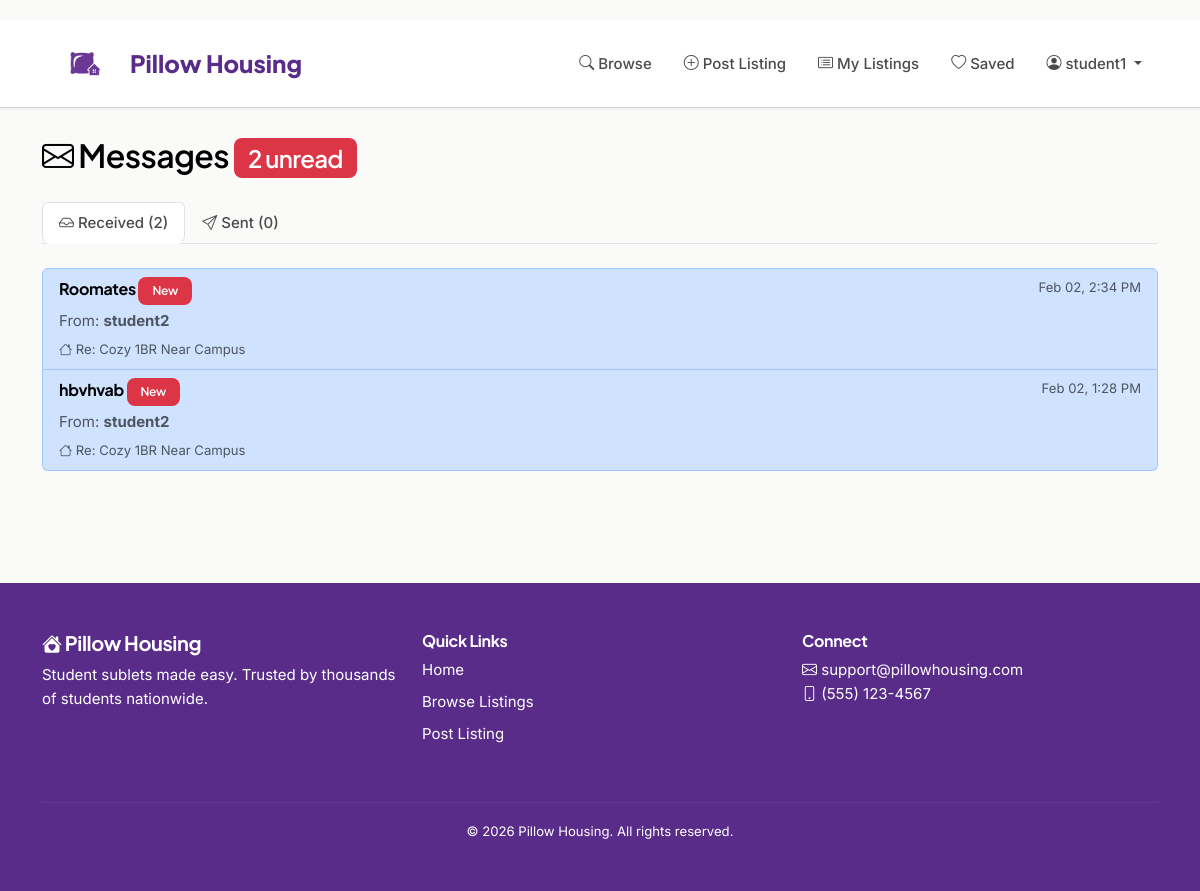
/inbox/ (signed in), run on the app's committed database.
### accounts/models.py (models this page shows, shortened)
class User(AbstractUser):
    school = models.CharField(max_length=200, blank=True)
    grad_year = models.IntegerField(null=True, blank=True)
    avatar = models.ImageField(upload_to='avatars/', null=True, blank=True)

### listings/models.py (models this page shows, shortened)
class Message(models.Model):
    listing = models.ForeignKey(Listing, on_delete=models.CASCADE, related_name='messages')
    sender = models.ForeignKey(User, on_delete=models.CASCADE, related_name='sent_messages')
    recipient = models.ForeignKey(User, on_delete=models.CASCADE, related_name='received_messages')
    subject = models.CharField(max_length=200)
    body = models.TextField()
    is_read = models.BooleanField(default=False)
    created_at = models.DateTimeField(auto_now_add=True)
    parent_message = models.ForeignKey('self', null=True, blank=True, on_delete=models.SET_NULL, related_name='replies')
    class Meta:
        ordering = ['-created_at']

class Listing(models.Model):
    owner = models.ForeignKey(User, on_delete=models.CASCADE, related_name='listings')
    title = models.CharField(max_length=200)
    description = models.TextField()
    posting_type = models.CharField(max_length=20, choices=POSTING_TYPE_CHOICES, default='offering')
    listing_type = models.CharField(max_length=10, choices=LISTING_TYPE_CHOICES, default='full')
    rent = models.DecimalField(max_digits=10, decimal_places=2)
    beds = models.IntegerField()
    baths = models.DecimalField(max_digits=3, decimal_places=1)
    address = models.CharField(max_length=255)
    city = models.CharField(max_length=100)
    state = models.CharField(max_length=50)
    zip_code = models.CharField(max_length=10)
    latitude = models.FloatField(null=True, blank=True)
    longitude = models.FloatField(null=True, blank=True)
    furnished = models.BooleanField(default=False)
    pets_allowed = models.BooleanField(default=False)
    washer_dryer_in_unit = models.BooleanField(default=False)
    dishwasher = models.BooleanField(default=False)
    air_conditioning = models.BooleanField(default=False)
    heating = models.BooleanField(default=False)
    balcony = models.BooleanField(default=False)
    gym = models.BooleanField(default=False)
    pool = models.BooleanField(default=False)
    parking = models.BooleanField(default=False)
    parking_spaces = models.IntegerField(null=True, blank=True, help_text="Number of parking spaces")
    doorman = models.BooleanField(default=False)
    elevator = models.BooleanField(default=False)
    laundry_in_building = models.BooleanField(default=False)
    bike_storage = models.BooleanField(default=False)
    electricity_included = models.BooleanField(default=False)
    water_included = models.BooleanField(default=False)
    gas_included = models.BooleanField(default=False)
    internet_included = models.BooleanField(default=False)
    cable_included = models.BooleanField(default=False)
    has_roommates = models.BooleanField(default=False)
    number_of_roommates = models.IntegerField(null=True, blank=True)
    roommate_gender = models.CharField(max_length=20, choices=ROOMMATE_GENDER_CHOICES, default='any', blank=True)
    duration_type = models.CharField(max_length=20, choices=DURATION_CHOICES, default='custom')
    lease_start = models.DateField()
    lease_end = models.DateField()
    status = models.CharField(max_length=20, choices=STATUS_CHOICES, default='active')
    is_boosted = models.BooleanField(default=False)
    boosted_until = models.DateTimeField(null=True, blank=True)
    created_at = models.DateTimeField(auto_now_add=True)
    updated_at = models.DateTimeField(auto_now=True)
    last_bumped = models.DateTimeField(null=True, blank=True)
    class Meta:
        ordering = ['-is_boosted', '-last_bumped', '-created_at']

### listings/views.py (the view)
# urls.py: path('inbox/', views.inbox, name='inbox'),
@login_required
def inbox(request):
    received = Message.objects.filter(recipient=request.user)
    sent = Message.objects.filter(sender=request.user)
    unread_count = received.filter(is_read=False).count()
    context = {
        'received_messages': received,
        'sent_messages': sent,
        'unread_count': unread_count,
    }
    return render(request, 'listings/inbox.html', context)

### templates/listings/inbox.html (shortened to what this page needs)
{% extends 'base.html' %}
{% block content %}
<div class="container py-5">
    <h2 class="mb-4">
        <i class="bi bi-envelope"></i> Messages
        {% if unread_count > 0 %}
            <span class="badge bg-danger">{{ unread_count }} unread</span>
        {% endif %}
    </h2>
    <ul class="nav nav-tabs mb-4" role="tablist">
        <li class="nav-item">
            <button class="nav-link active" data-bs-toggle="tab" data-bs-target="#received">
                <i class="bi bi-inbox"></i> Received ({{ received_messages.count }})
            </button>
        </li>
        <li class="nav-item">
            <button class="nav-link" data-bs-toggle="tab" data-bs-target="#sent">
                <i class="bi bi-send"></i> Sent ({{ sent_messages.count }})
            </button>
        </li>
    </ul>
    <div class="tab-content">
        <div class="tab-pane fade show active" id="received">
            {% if received_messages %}
                <div class="list-group">
                    {% for message in received_messages %}
                        <a href="{% url 'message_detail' message.pk %}" class="list-group-item list-group-item-action {% if not message.is_read %}list-group-item-primary{% endif %}">
                            <div class="d-flex justify-content-between align-items-start">
                                <div class="flex-grow-1">
                                    <div class="d-flex justify-content-between">
                                        <h6 class="mb-1 {% if not message.is_read %}fw-bold{% endif %}">
                                            {{ message.subject }}
                                            {% if not message.is_read %}
                                                <span class="badge bg-danger">New</span>
                                            {% endif %}
                                        </h6>
                                        <small class="text-muted">{{ message.created_at|date:"M d, g:i A" }}</small>
                                    </div>
                                    <p class="mb-1 text-muted">From: <strong>{{ message.sender.username }}</strong></p>
                                    <small class="text-muted">
                                        <i class="bi bi-house"></i> Re: {{ message.listing.title }}
                                    </small>
                                </div>
                            </div>
                        </a>
                    {% endfor %}
                </div>
            {% else %}
                <div class="alert alert-info">
                    <i class="bi bi-info-circle"></i> No messages received yet
                </div>
            {% endif %}
        </div>
    </div>
</div>
{% endblock %}

### templates/base.html (shortened to what this page needs)
{% load static %}
<!DOCTYPE html>
<html lang="en">
<head>
    <link href="https://cdn.jsdelivr.net/npm/bootstrap@5.3.0/dist/css/bootstrap.min.css" rel="stylesheet">
    <link rel="stylesheet" href="https://cdn.jsdelivr.net/npm/bootstrap-icons@1.10.0/font/bootstrap-icons.css">
    <link rel="stylesheet" href="https://unpkg.com/leaflet@1.9.4/dist/leaflet.css" />
    <link rel="stylesheet" href="{% static 'css/custom.css' %}">
</head>
<body>
    <nav class="navbar navbar-expand-lg navbar-light sticky-top">
        <div class="container">
            <a class="navbar-brand d-flex align-items-center" href="{% url 'landing' %}">
                <img src="{% static 'images/logo.jpg' %}" alt="Pillow Housing" class="me-2">
                Pillow Housing
            </a>
            <div class="collapse navbar-collapse" id="navbarNav">
                <ul class="navbar-nav ms-auto">
                    <li class="nav-item">
                        <a class="nav-link" href="{% url 'search_results' %}">
                            <i class="bi bi-search"></i> Browse
                        </a>
                    </li>
                    {% if user.is_authenticated %}
                        <li class="nav-item">
                            <a class="nav-link" href="{% url 'create_listing' %}">
                                <i class="bi bi-plus-circle"></i> Post Listing
                            </a>
                        </li>
                        <li class="nav-item">
                            <a class="nav-link" href="{% url 'my_listings' %}">
                                <i class="bi bi-card-list"></i> My Listings
                            </a>
                        </li>
                        <li class="nav-item">
                            <a class="nav-link" href="{% url 'saved_listings' %}">
                                <i class="bi bi-heart"></i> Saved
                            </a>
                        </li>
                        <li class="nav-item dropdown">
                            <a class="nav-link dropdown-toggle" href="#" id="navbarDropdown" role="button" data-bs-toggle="dropdown">
                                <i class="bi bi-person-circle"></i> {{ user.username }}
                            </a>
                        </li>
                    {% endif %}
                </ul>
            </div>
        </div>
    </nav>
    <main>
        {% block content %}{% endblock %}
    </main>
    <footer class="text-white py-5">
        <div class="container">
            <div class="row">
                <div class="col-md-4 mb-4">
                    <h5><i class="bi bi-house-heart-fill"></i> Pillow Housing</h5>
                    <p>Student sublets made easy. Trusted by thousands of students nationwide.</p>
                </div>
                <div class="col-md-4 mb-4">
                    <h6>Quick Links</h6>
                    <ul class="list-unstyled">
                        <li class="mb-2"><a href="{% url 'landing' %}" class="text-decoration-none">Home</a></li>
                        <li class="mb-2"><a href="{% url 'search_results' %}" class="text-decoration-none">Browse Listings</a></li>
                        {% if user.is_authenticated %}
                            <li class="mb-2"><a href="{% url 'create_listing' %}" class="text-decoration-none">Post Listing</a></li>
                        {% endif %}
                    </ul>
                </div>
                <div class="col-md-4 mb-4">
                    <h6>Connect</h6>
                    <p>
                        <i class="bi bi-envelope"></i> support@pillowhousing.com<br>
                        <i class="bi bi-phone"></i> (555) 123-4567
                    </p>
                </div>
            </div>
            <hr style="background-color: rgba(255,255,255,0.2); border: none; height: 1px;">
            <div class="text-center mt-3">
                <small>&copy; 2026 Pillow Housing. All rights reserved.</small>
            </div>
        </div>
    </footer>
</body>
</html>

### static/css/custom.css (style rules this page uses)
.badge { font-weight: 500; padding: 0.35em 0.65em; }
.sticky-top { top: 20px; }
img { transition: opacity 0.3s ease; }

### templates/base.html (style rules this page uses)
:root { --primary-purple: #5a2c8a; --primary-purple-light: #6d3996; --accent-lavender: #d0aee4; --neutral-gray: #d8d5d5; --text-black: #000000; --white: #ffffff; --background: #fafaf9; --surface: #ffffff; --text-primary: #000000; --text-secondary: #4a4a4a; --text-muted: #6b7280; --shadow-sm: 0 1px 3px rgba(90, 44, 138, 0.08); --shadow-md: 0 4px 12px rgba(90, 44, 138, 0.12); --shadow-lg: 0 12px 32px rgba(90, 44, 138, 0.18); }
* { margin: 0; padding: 0; box-sizing: border-box; }
body { font-family: 'Inter', -apple-system, BlinkMacSystemFont, 'Segoe UI', sans-serif; background-color: var(--background); color: var(--text-primary); line-height: 1.6; font-size: 15px; }
h1, h2, h3, h4, h5, h6 { font-family: 'Plus Jakarta Sans', 'Inter', sans-serif; font-weight: 600; color: var(--text-primary); letter-spacing: -0.02em; }
.navbar { background-color: var(--white) !important; border-bottom: 1px solid var(--neutral-gray); box-shadow: var(--shadow-sm); padding: 1rem 0; }
.navbar-brand { font-family: 'Plus Jakarta Sans', sans-serif; font-weight: 800; font-size: 1.5rem; color: var(--primary-purple) !important; }
.navbar-brand img { height: 45px; transition: transform 0.2s; }
.nav-link { color: var(--text-secondary) !important; font-weight: 500; transition: all 0.2s; padding: 0.5rem 1rem !important; border-radius: 8px; }
.badge { font-weight: 600; padding: 0.5rem 0.875rem; border-radius: 8px; }
footer { background-color: var(--primary-purple); color: white; margin-top: 4rem; }
footer h5, footer h6 { color: white; font-weight: 700; }
footer p, footer li, footer small { color: white; font-weight: 400; }
footer a { color: white; font-weight: 400; transition: all 0.2s; }

### data on the page
User: username "student1"
Message: subject "Roomates", is_read "New", created_at "Feb 02, 2:34 PM", sender.username "student2", listing "Cozy 1BR Near Campus"
Message: subject "hbvhvab", is_read "New", created_at "Feb 02, 1:28 PM", sender.username "student2", listing "Cozy 1BR Near Campus"

### other printed values
{{ unread_count }} "2"
{{ received_messages.count }} "2"
{{ sent_messages.count }} "0"
